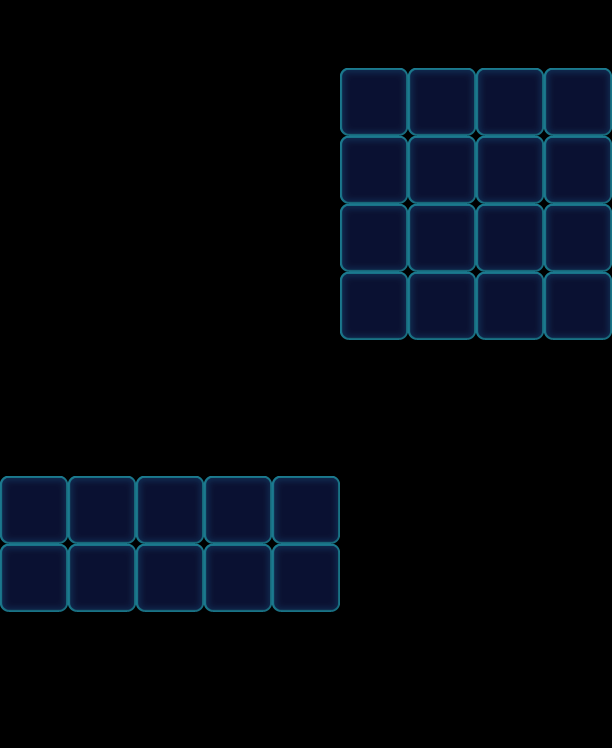

Tiled map render using the project's own tile images. Description and the map definition, with tile-layer contents summarised, below:
An orthogonal 9x11 tile map with 68x68 px tiles, 1 tile layer (Valid), 3 tilesets and 13 objects (9x Factory_Normal, 4x Boss).

<map version="1.0" orientation="orthogonal" width="9" height="11" tilewidth="68" tileheight="68">
 <tileset firstgid="1" name="game_grid2" tilewidth="68" tileheight="68">
  <image source="game_grid2.png" width="68" height="68" />
  <tile id="0">
   <properties>
    <property name="GridType" value="PipelineGrid" />
   </properties>
  </tile>
 </tileset>
 <tileset firstgid="2" name="game_grid1" tilewidth="68" tileheight="68">
  <image source="game_grid1.png" width="68" height="68" />
 </tileset>
 <tileset firstgid="3" name="map" tilewidth="68" tileheight="68">
  <image source="map.png" width="1024" height="1024" />
 </tileset>
 <layer name="Valid" width="9" height="11">
  <data>[99 cells, 26 non-empty, 1 distinct tile ids]</data>
 </layer>
 <objectgroup name="BottomObj" width="9" height="11" />
 <objectgroup name="MiddleObj" width="9" height="11" />
 <objectgroup color="#000000" name="TopObj" width="9" height="11">
  <object name="10" type="Boss" x="476" y="204" width="68" height="68">
   <properties>
    <property name="BossName" value="ColorLeft" />
    <property name="BossType" value="ColorBoss" />
    <property name="BossTypeConfig" value="Blue,Green" />
   </properties>
  </object>
  <object name="10" type="Boss" x="408" y="204" width="68" height="68">
   <properties>
    <property name="BossName" value="ColorLeft" />
    <property name="BossType" value="ColorBoss" />
    <property name="BossTypeConfig" value="Blue,Green" />
   </properties>
  </object>
  <object name="10" type="Boss" x="408" y="136" width="68" height="68">
   <properties>
    <property name="BossName" value="ColorLeft" />
    <property name="BossType" value="ColorBoss" />
    <property name="BossTypeConfig" value="Blue,Green" />
   </properties>
  </object>
  <object name="10" type="Boss" x="476" y="136" width="68" height="68">
   <properties>
    <property name="BossName" value="ColorLeft" />
    <property name="BossType" value="ColorBoss" />
    <property name="BossTypeConfig" value="Blue,Green" />
   </properties>
  </object>
  <object name="10" type="Factory_Normal" x="0" y="408" width="68" height="68">
   <properties>
    <property name="FactoryColorsConfig" value="Pink,Yellow" />
   </properties>
  </object>
  <object name="10" type="Factory_Normal" x="68" y="408" width="68" height="68">
   <properties>
    <property name="FactoryColorsConfig" value="Pink,Yellow" />
   </properties>
  </object>
  <object name="10" type="Factory_Normal" x="204" y="408" width="68" height="68">
   <properties>
    <property name="FactoryColorsConfig" value="Pink,Yellow" />
   </properties>
  </object>
  <object name="10" type="Factory_Normal" x="272" y="408" width="68" height="68">
   <properties>
    <property name="FactoryColorsConfig" value="Pink,Yellow" />
   </properties>
  </object>
  <object name="10" type="Factory_Normal" x="340" y="0" width="68" height="68">
   <properties>
    <property name="FactoryColorsConfig" value="Blue,Green,Pink,Yellow" />
   </properties>
  </object>
  <object name="10" type="Factory_Normal" x="136" y="408" width="68" height="68">
   <properties>
    <property name="FactoryColorsConfig" value="Pink,Yellow" />
   </properties>
  </object>
  <object name="10" type="Factory_Normal" x="408" y="0" width="68" height="68">
   <properties>
    <property name="FactoryColorsConfig" value="Blue,Green,Pink,Yellow" />
   </properties>
  </object>
  <object name="10" type="Factory_Normal" x="476" y="0" width="68" height="68">
   <properties>
    <property name="FactoryColorsConfig" value="Blue,Green,Pink,Yellow" />
   </properties>
  </object>
  <object name="10" type="Factory_Normal" x="544" y="0" width="68" height="68">
   <properties>
    <property name="FactoryColorsConfig" value="Blue,Green,Pink,Yellow" />
   </properties>
  </object>
 </objectgroup>
</map>
